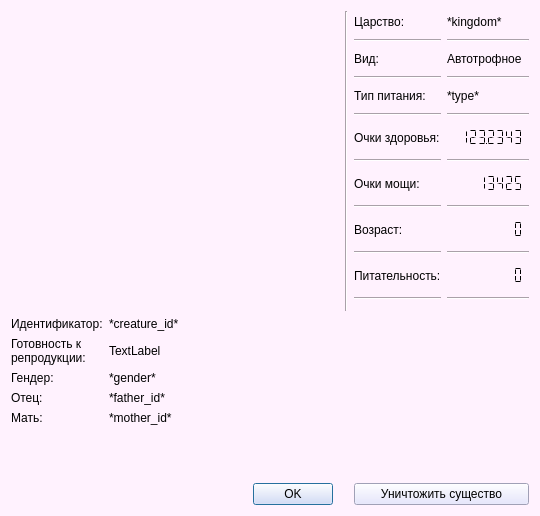
<?xml version="1.0" encoding="UTF-8"?>
<ui version="4.0">
 <class>creatureStatsDialog</class>
 <widget class="QDialog" name="creatureStatsDialog">
  <property name="windowModality">
   <enum>Qt::WindowModal</enum>
  </property>
  <property name="geometry">
   <rect>
    <x>0</x>
    <y>0</y>
    <width>540</width>
    <height>516</height>
   </rect>
  </property>
  <property name="sizePolicy">
   <sizepolicy hsizetype="Fixed" vsizetype="Fixed">
    <horstretch>0</horstretch>
    <verstretch>0</verstretch>
   </sizepolicy>
  </property>
  <property name="minimumSize">
   <size>
    <width>540</width>
    <height>516</height>
   </size>
  </property>
  <property name="maximumSize">
   <size>
    <width>540</width>
    <height>516</height>
   </size>
  </property>
  <property name="baseSize">
   <size>
    <width>450</width>
    <height>500</height>
   </size>
  </property>
  <property name="contextMenuPolicy">
   <enum>Qt::DefaultContextMenu</enum>
  </property>
  <property name="windowTitle">
   <string>CreatureName</string>
  </property>
  <property name="windowIcon">
   <iconset>
    <normaloff>../../.designer/backup/appdata/icons/bimer.jpg</normaloff>../../.designer/backup/appdata/icons/bimer.jpg</iconset>
  </property>
  <property name="styleSheet">
   <string notr="true">background-color: rgb(255, 242, 254);</string>
  </property>
  <property name="inputMethodHints">
   <set>Qt::ImhNone</set>
  </property>
  <property name="sizeGripEnabled">
   <bool>false</bool>
  </property>
  <property name="modal">
   <bool>false</bool>
  </property>
  <layout class="QGridLayout" name="gridLayout">
   <item row="9" column="0">
    <widget class="QDialogButtonBox" name="diaologButtonBox">
     <property name="sizePolicy">
      <sizepolicy hsizetype="Preferred" vsizetype="Fixed">
       <horstretch>0</horstretch>
       <verstretch>0</verstretch>
      </sizepolicy>
     </property>
     <property name="cursor">
      <cursorShape>PointingHandCursor</cursorShape>
     </property>
     <property name="styleSheet">
      <string notr="true">background-color: rgb(224, 224, 255);</string>
     </property>
     <property name="orientation">
      <enum>Qt::Horizontal</enum>
     </property>
     <property name="standardButtons">
      <set>QDialogButtonBox::Ok</set>
     </property>
     <property name="centerButtons">
      <bool>false</bool>
     </property>
    </widget>
   </item>
   <item row="1" column="3">
    <spacer name="verticalSpacer">
     <property name="orientation">
      <enum>Qt::Vertical</enum>
     </property>
     <property name="sizeHint" stdset="0">
      <size>
       <width>20</width>
       <height>40</height>
      </size>
     </property>
    </spacer>
   </item>
   <item row="0" column="2">
    <widget class="Line" name="line_18">
     <property name="orientation">
      <enum>Qt::Vertical</enum>
     </property>
    </widget>
   </item>
   <item row="0" column="3">
    <layout class="QGridLayout" name="gridLayout_2">
     <item row="9" column="1">
      <widget class="Line" name="line_10">
       <property name="orientation">
        <enum>Qt::Horizontal</enum>
       </property>
      </widget>
     </item>
     <item row="13" column="1">
      <widget class="Line" name="line_14">
       <property name="orientation">
        <enum>Qt::Horizontal</enum>
       </property>
      </widget>
     </item>
     <item row="14" column="0">
      <widget class="QLabel" name="nutritionalValueLabel">
       <property name="text">
        <string>Питательность:</string>
       </property>
      </widget>
     </item>
     <item row="3" column="1">
      <widget class="Line" name="line_4">
       <property name="orientation">
        <enum>Qt::Horizontal</enum>
       </property>
      </widget>
     </item>
     <item row="4" column="0">
      <widget class="QLabel" name="foodTypeLabel">
       <property name="sizePolicy">
        <sizepolicy hsizetype="Maximum" vsizetype="Maximum">
         <horstretch>0</horstretch>
         <verstretch>0</verstretch>
        </sizepolicy>
       </property>
       <property name="text">
        <string>Тип питания:</string>
       </property>
      </widget>
     </item>
     <item row="11" column="1">
      <widget class="Line" name="line_12">
       <property name="orientation">
        <enum>Qt::Horizontal</enum>
       </property>
      </widget>
     </item>
     <item row="1" column="1">
      <widget class="Line" name="line_2">
       <property name="orientation">
        <enum>Qt::Horizontal</enum>
       </property>
      </widget>
     </item>
     <item row="10" column="1">
      <widget class="QLCDNumber" name="powerScoresContainer">
       <property name="sizePolicy">
        <sizepolicy hsizetype="Fixed" vsizetype="Fixed">
         <horstretch>92</horstretch>
         <verstretch>23</verstretch>
        </sizepolicy>
       </property>
       <property name="frameShape">
        <enum>QFrame::NoFrame</enum>
       </property>
       <property name="frameShadow">
        <enum>QFrame::Plain</enum>
       </property>
       <property name="smallDecimalPoint">
        <bool>true</bool>
       </property>
       <property name="digitCount">
        <number>8</number>
       </property>
       <property name="segmentStyle">
        <enum>QLCDNumber::Flat</enum>
       </property>
       <property name="value" stdset="0">
        <double>13425.000000000000000</double>
       </property>
      </widget>
     </item>
     <item row="11" column="0">
      <widget class="Line" name="line_11">
       <property name="orientation">
        <enum>Qt::Horizontal</enum>
       </property>
      </widget>
     </item>
     <item row="15" column="0">
      <widget class="Line" name="line_15">
       <property name="orientation">
        <enum>Qt::Horizontal</enum>
       </property>
      </widget>
     </item>
     <item row="3" column="0">
      <widget class="Line" name="line_3">
       <property name="orientation">
        <enum>Qt::Horizontal</enum>
       </property>
      </widget>
     </item>
     <item row="2" column="1">
      <widget class="QLabel" name="kindOfAnimalContainer">
       <property name="text">
        <string>Автотрофное</string>
       </property>
      </widget>
     </item>
     <item row="14" column="1">
      <widget class="QLCDNumber" name="nutritionalValueContainer">
       <property name="sizePolicy">
        <sizepolicy hsizetype="Fixed" vsizetype="Fixed">
         <horstretch>92</horstretch>
         <verstretch>23</verstretch>
        </sizepolicy>
       </property>
       <property name="frameShape">
        <enum>QFrame::NoFrame</enum>
       </property>
       <property name="frameShadow">
        <enum>QFrame::Plain</enum>
       </property>
       <property name="smallDecimalPoint">
        <bool>true</bool>
       </property>
       <property name="digitCount">
        <number>8</number>
       </property>
       <property name="segmentStyle">
        <enum>QLCDNumber::Flat</enum>
       </property>
      </widget>
     </item>
     <item row="0" column="0">
      <widget class="QLabel" name="kingdomLabel">
       <property name="sizePolicy">
        <sizepolicy hsizetype="Maximum" vsizetype="Maximum">
         <horstretch>0</horstretch>
         <verstretch>0</verstretch>
        </sizepolicy>
       </property>
       <property name="text">
        <string>Царство:</string>
       </property>
      </widget>
     </item>
     <item row="15" column="1">
      <widget class="Line" name="line_16">
       <property name="orientation">
        <enum>Qt::Horizontal</enum>
       </property>
      </widget>
     </item>
     <item row="13" column="0">
      <widget class="Line" name="line_13">
       <property name="orientation">
        <enum>Qt::Horizontal</enum>
       </property>
      </widget>
     </item>
     <item row="8" column="0">
      <widget class="QLabel" name="hpLabel">
       <property name="text">
        <string>Очки здоровья:</string>
       </property>
      </widget>
     </item>
     <item row="10" column="0">
      <widget class="QLabel" name="powerScoresLabel">
       <property name="text">
        <string>Очки мощи:</string>
       </property>
      </widget>
     </item>
     <item row="5" column="1">
      <widget class="Line" name="line_6">
       <property name="orientation">
        <enum>Qt::Horizontal</enum>
       </property>
      </widget>
     </item>
     <item row="8" column="1">
      <widget class="QLCDNumber" name="hpContainer">
       <property name="sizePolicy">
        <sizepolicy hsizetype="Fixed" vsizetype="Fixed">
         <horstretch>92</horstretch>
         <verstretch>23</verstretch>
        </sizepolicy>
       </property>
       <property name="font">
        <font>
         <pointsize>20</pointsize>
        </font>
       </property>
       <property name="frameShape">
        <enum>QFrame::NoFrame</enum>
       </property>
       <property name="frameShadow">
        <enum>QFrame::Plain</enum>
       </property>
       <property name="lineWidth">
        <number>1</number>
       </property>
       <property name="midLineWidth">
        <number>0</number>
       </property>
       <property name="smallDecimalPoint">
        <bool>true</bool>
       </property>
       <property name="digitCount">
        <number>8</number>
       </property>
       <property name="segmentStyle">
        <enum>QLCDNumber::Flat</enum>
       </property>
       <property name="value" stdset="0">
        <double>123.234319999999997</double>
       </property>
      </widget>
     </item>
     <item row="4" column="1">
      <widget class="QLabel" name="creatureTypeOfFoodContainer">
       <property name="text">
        <string>*type*</string>
       </property>
      </widget>
     </item>
     <item row="12" column="0">
      <widget class="QLabel" name="ageLabel">
       <property name="text">
        <string>Возраст:</string>
       </property>
      </widget>
     </item>
     <item row="2" column="0">
      <widget class="QLabel" name="kindLabel">
       <property name="sizePolicy">
        <sizepolicy hsizetype="Maximum" vsizetype="Maximum">
         <horstretch>0</horstretch>
         <verstretch>0</verstretch>
        </sizepolicy>
       </property>
       <property name="text">
        <string>Вид:</string>
       </property>
      </widget>
     </item>
     <item row="1" column="0">
      <widget class="Line" name="line">
       <property name="orientation">
        <enum>Qt::Horizontal</enum>
       </property>
      </widget>
     </item>
     <item row="12" column="1">
      <widget class="QLCDNumber" name="ageContainer">
       <property name="sizePolicy">
        <sizepolicy hsizetype="Fixed" vsizetype="Fixed">
         <horstretch>92</horstretch>
         <verstretch>23</verstretch>
        </sizepolicy>
       </property>
       <property name="frameShape">
        <enum>QFrame::NoFrame</enum>
       </property>
       <property name="frameShadow">
        <enum>QFrame::Plain</enum>
       </property>
       <property name="smallDecimalPoint">
        <bool>true</bool>
       </property>
       <property name="digitCount">
        <number>8</number>
       </property>
       <property name="segmentStyle">
        <enum>QLCDNumber::Flat</enum>
       </property>
      </widget>
     </item>
     <item row="9" column="0">
      <widget class="Line" name="line_9">
       <property name="orientation">
        <enum>Qt::Horizontal</enum>
       </property>
      </widget>
     </item>
     <item row="0" column="1">
      <widget class="QLabel" name="kingdomContainer">
       <property name="text">
        <string>*kingdom*</string>
       </property>
      </widget>
     </item>
     <item row="5" column="0">
      <widget class="Line" name="line_5">
       <property name="orientation">
        <enum>Qt::Horizontal</enum>
       </property>
      </widget>
     </item>
    </layout>
   </item>
   <item row="1" column="0" colspan="3">
    <layout class="QFormLayout" name="formLayout">
     <item row="0" column="0">
      <widget class="QLabel" name="label_2">
       <property name="text">
        <string>Идентификатор:</string>
       </property>
      </widget>
     </item>
     <item row="0" column="1">
      <widget class="QLabel" name="label_6">
       <property name="text">
        <string>*creature_id*</string>
       </property>
       <property name="wordWrap">
        <bool>false</bool>
       </property>
       <property name="margin">
        <number>3</number>
       </property>
       <property name="indent">
        <number>-1</number>
       </property>
      </widget>
     </item>
     <item row="1" column="0">
      <widget class="QLabel" name="label_16">
       <property name="text">
        <string>Готовность к 
репродукции:</string>
       </property>
      </widget>
     </item>
     <item row="1" column="1">
      <widget class="QLabel" name="label_17">
       <property name="text">
        <string>TextLabel</string>
       </property>
      </widget>
     </item>
     <item row="2" column="0">
      <widget class="QLabel" name="label_14">
       <property name="text">
        <string>Гендер:</string>
       </property>
      </widget>
     </item>
     <item row="2" column="1">
      <widget class="QLabel" name="label_15">
       <property name="text">
        <string>*gender*</string>
       </property>
      </widget>
     </item>
     <item row="3" column="0">
      <widget class="QLabel" name="label_18">
       <property name="text">
        <string>Отец:</string>
       </property>
      </widget>
     </item>
     <item row="3" column="1">
      <widget class="QLabel" name="label_19">
       <property name="text">
        <string>*father_id*</string>
       </property>
       <property name="wordWrap">
        <bool>false</bool>
       </property>
       <property name="margin">
        <number>3</number>
       </property>
      </widget>
     </item>
     <item row="4" column="0">
      <widget class="QLabel" name="label_20">
       <property name="text">
        <string>Мать:</string>
       </property>
      </widget>
     </item>
     <item row="4" column="1">
      <widget class="QLabel" name="label_21">
       <property name="text">
        <string>*mother_id*</string>
       </property>
       <property name="margin">
        <number>3</number>
       </property>
      </widget>
     </item>
    </layout>
   </item>
   <item row="0" column="0">
    <widget class="QLabel" name="photoContainer">
     <property name="sizePolicy">
      <sizepolicy hsizetype="Fixed" vsizetype="Fixed">
       <horstretch>0</horstretch>
       <verstretch>0</verstretch>
      </sizepolicy>
     </property>
     <property name="minimumSize">
      <size>
       <width>300</width>
       <height>300</height>
      </size>
     </property>
     <property name="maximumSize">
      <size>
       <width>300</width>
       <height>300</height>
      </size>
     </property>
     <property name="cursor">
      <cursorShape>BlankCursor</cursorShape>
     </property>
     <property name="frameShape">
      <enum>QFrame::NoFrame</enum>
     </property>
     <property name="text">
      <string/>
     </property>
     <property name="pixmap">
      <pixmap>appdata/icons/bimer.jpg</pixmap>
     </property>
     <property name="scaledContents">
      <bool>true</bool>
     </property>
     <property name="alignment">
      <set>Qt::AlignCenter</set>
     </property>
     <property name="wordWrap">
      <bool>false</bool>
     </property>
     <property name="buddy">
      <cstring></cstring>
     </property>
    </widget>
   </item>
   <item row="9" column="3">
    <widget class="QPushButton" name="removeAnimalButton">
     <property name="cursor">
      <cursorShape>PointingHandCursor</cursorShape>
     </property>
     <property name="focusPolicy">
      <enum>Qt::StrongFocus</enum>
     </property>
     <property name="contextMenuPolicy">
      <enum>Qt::DefaultContextMenu</enum>
     </property>
     <property name="toolTip">
      <string>Безвозвратно уничтожает существо Del</string>
     </property>
     <property name="statusTip">
      <string>Безвозвратно уничтожает существо Del</string>
     </property>
     <property name="whatsThis">
      <string>Безвозвратно уничтожает существо Del</string>
     </property>
     <property name="styleSheet">
      <string notr="true">background-color: rgb(224, 224, 255);</string>
     </property>
     <property name="text">
      <string>Уничтожить существо</string>
     </property>
     <property name="shortcut">
      <string>Del</string>
     </property>
    </widget>
   </item>
  </layout>
 </widget>
 <resources/>
 <connections>
  <connection>
   <sender>diaologButtonBox</sender>
   <signal>accepted()</signal>
   <receiver>creatureStatsDialog</receiver>
   <slot>accept()</slot>
   <hints>
    <hint type="sourcelabel">
     <x>248</x>
     <y>254</y>
    </hint>
    <hint type="destinationlabel">
     <x>157</x>
     <y>274</y>
    </hint>
   </hints>
  </connection>
  <connection>
   <sender>diaologButtonBox</sender>
   <signal>rejected()</signal>
   <receiver>creatureStatsDialog</receiver>
   <slot>reject()</slot>
   <hints>
    <hint type="sourcelabel">
     <x>316</x>
     <y>260</y>
    </hint>
    <hint type="destinationlabel">
     <x>286</x>
     <y>274</y>
    </hint>
   </hints>
  </connection>
 </connections>
</ui>
